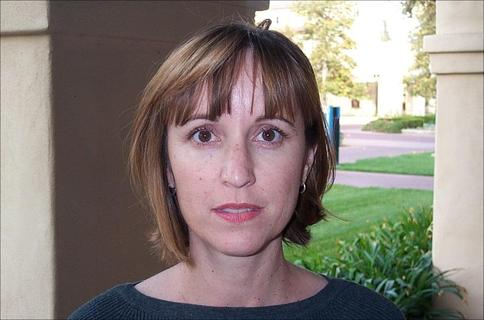
#> input picture caltech-101/101_ObjectCategories/Faces/image_0089.jpg, 484 x 320 px, found by its file name
$ python run_full_experiment.py
#> lines starting #> are read from the running program, lines starting #| are printed output that depends on the picture; after the words box and inside, x2 and y2 are one past the last pixel; in counts of white or black regions, pixels touching at a corner belong together; long printed decimals are rounded
### Code/Domain spatial/lsb_watermark.py
import cv2
import numpy as np

def string_to_bits(text):
    """Converts a string to a list of bits (0 or 1)."""
    bits = []
    for char in text:
        bin_char = bin(ord(char))[2:].zfill(8)
        bits.extend([int(b) for b in bin_char])
    return bits

def bits_to_string(bits):
    """Converts a list of bits back to a string."""
    chars = []
    for i in range(0, len(bits), 8):
        byte = bits[i:i+8]
        if len(byte) < 8:
            break
        char_code = int("".join(map(str, byte)), 2)
        chars.append(chr(char_code))
    return "".join(chars)

def int_to_16_bits(n):
    """Converts an integer to a 16-bit list."""
    return [int(b) for b in bin(n)[2:].zfill(16)]

def bits_to_int(bits):
    """Converts a list of bits (max 16) to an integer."""
    return int("".join(map(str, bits)), 2)

def embed_lsb(image, watermark_text):
    """
    Embeds a text watermark into the LSB of the image.
    Following Algorithm 1 from the paper.
    """
    # 1. Preprocess watermark into binary stream B
    data_bits = string_to_bits(watermark_text)
    L_data = len(data_bits)

    # 2. Prepend 16-bit header (length of data_bits)
    header_bits = int_to_16_bits(L_data)
    B = header_bits + data_bits
    L = len(B)

    # Ensure image is grayscale (as per requirements)
    if len(image.shape) == 3:
        image = cv2.cvtColor(image, cv2.COLOR_BGR2GRAY)

    iw = image.copy()
    h, w = iw.shape

    k = 0
    for i in range(h):
        for j in range(w):
            if k < L:
                # Replace LSB
                p = iw[i, j]
                # (p & 0xFE) clears the last bit, then | B[k] sets it to the watermark bit
                iw[i, j] = (p & 0xFE) | B[k]
                k += 1
            else:
                break
        if k >= L:
            break

    return iw

def extract_lsb(watermarked_image):
    """
    Extracts a text watermark from the LSB of the image.
    Following Algorithm 2 from the paper.
    """
    # Ensure image is grayscale
    if len(watermarked_image.shape) == 3:
        watermarked_image = cv2.cvtColor(watermarked_image, cv2.COLOR_BGR2GRAY)

    iw = watermarked_image
    h, w = iw.shape

    # 1. Extract 16-bit header
    header_bits = []
    k = 0
    for i in range(h):
        for j in range(w):
            if k < 16:
                p = iw[i, j]
                header_bits.append(p & 1)
                k += 1
            else:
                break
        if k >= 16:
            break

    L_data = bits_to_int(header_bits)

    # 2. Extract data bits
    data_bits = []
    count = 0
    # Reset loop to start after header
    # k is already 16, but we need the coordinates
    # We'll just run the same loop logic but skip the first 16 bits

    k = 0
    for i in range(h):
        for j in range(w):
            if k < 16:
                k += 1
                continue

            if count < L_data:
                p = iw[i, j]
                data_bits.append(p & 1)
                count += 1
                k += 1
            else:
                break
        if count >= L_data:
            break

    return bits_to_string(data_bits)

def calculate_nc(original_bits, extracted_bits):
    """
    Calculates Normalized Correlation (NC) between original and extracted bits.
    Formula from paper: NC = 1 - (sum(B(k) ^ B'(k)) / L)
    """
    if len(original_bits) != len(extracted_bits):
        # Pad or truncate if necessary, though they should be same length
        L = min(len(original_bits), len(extracted_bits))
        original_bits = original_bits[:L]
        extracted_bits = extracted_bits[:L]
    else:
        L = len(original_bits)

    if L == 0:
        return 0

    xor_sum = sum(b1 ^ b2 for b1, b2 in zip(original_bits, extracted_bits))
    return 1 - (xor_sum / L)

# [19 lines that do not run on import are left out]

### Code/pipeline_utils.py
import os
import cv2
import numpy as np

def select_test_images(base_dir, num_categories=101):
    """
    Selects one image from each category in Caltech 101.
    Converts to grayscale 8-bit and resizes to 512x512.
    """
    categories = sorted([d for d in os.listdir(base_dir) if os.path.isdir(os.path.join(base_dir, d))])

    # Exclude BACKGROUND_Google if present to stick to 101 object categories
    if "BACKGROUND_Google" in categories:
        categories.remove("BACKGROUND_Google")

    # Take up to 101 categories
    categories = categories[:num_categories]

    selected_images = []

    for cat in categories:
        cat_path = os.path.join(base_dir, cat)
        files = sorted([f for f in os.listdir(cat_path) if f.lower().endswith(('.jpg', '.jpeg', '.png'))])

        if files:
            img_path = os.path.join(cat_path, files[0]) # Take the first image
            img = cv2.imread(img_path)
            if img is not None:
                # Convert to grayscale 8-bit
                gray = cv2.cvtColor(img, cv2.COLOR_BGR2GRAY)
                # Resize to standard 512x512 for consistent watermarking
                resized = cv2.resize(gray, (512, 512))
                selected_images.append({
                    "category": cat,
                    "filename": files[0],
                    "image": resized
                })

    return selected_images

def attack_jpeg(image, quality=50):
    """
    Simulates JPEG compression attack.
    Encodes to JPEG and decodes back to return the distorted image.
    """
    encode_param = [int(cv2.IMWRITE_JPEG_QUALITY), quality]
    result, encimg = cv2.imencode('.jpg', image, encode_param)
    decimg = cv2.imdecode(encimg, cv2.IMREAD_GRAYSCALE)
    return decimg

def attack_resize(image):
    """
    Simulates resizing attack: Scale down to 50% and back up to 100%.
    """
    h, w = image.shape
    # Scale down by 50%
    small = cv2.resize(image, (w // 2, h // 2), interpolation=cv2.INTER_LINEAR)
    # Scale back up
    large = cv2.resize(small, (w, h), interpolation=cv2.INTER_LINEAR)
    return large

### Code/Domain frequency/dft_watermark.py
import cv2
import numpy as np

def string_to_bits(text):
    """Converts a string to a list of bits (0 or 1)."""
    bits = []
    for char in text:
        bin_char = bin(ord(char))[2:].zfill(8)
        bits.extend([int(b) for b in bin_char])
    return bits

def bits_to_string(bits):
    """Converts a list of bits back to a string."""
    chars = []
    for i in range(0, len(bits), 8):
        byte = bits[i:i+8]
        if len(byte) < 8:
            break
        char_code = int("".join(map(str, byte)), 2)
        chars.append(chr(char_code))
    return "".join(chars)

def int_to_16_bits(n):
    """Converts an integer to a 16-bit list."""
    return [int(b) for b in bin(n)[2:].zfill(16)]

def bits_to_int(bits):
    """Converts a list of bits (max 16) to an integer."""
    return int("".join(map(str, bits)), 2)

def generate_dft_coords(shape, num_bits, seed=42):
    """
    Generates unique, conjugate-symmetric coordinates in the mid-frequency band.
    Ensures that if (u, v) is picked, its conjugate (H-u, W-v) is handled.
    Uses permutation to ensure the first N coordinates are consistent regardless of num_bits.
    """
    h, w = shape
    rng = np.random.default_rng(seed)

    # Define mid-frequency band as an annulus
    # For a 512x512 image, center is at (256, 256) if shifted.
    # Without shift, DC is at (0,0).
    # We'll pick coordinates (u, v) such that they are in the "mid" frequencies.
    # To maintain symmetry and avoid DC/Nyquist:
    # We only pick from the top half (u < h/2) and exclude u=0.

    all_possible = []
    # Annulus-like selection in the unshifted spectrum
    for u in range(1, h // 2):
        for v in range(w):
            # Distance from DC (0,0) - considering wrap around
            dist_u = min(u, h - u)
            dist_v = min(v, w - v)
            dist = np.sqrt(dist_u**2 + dist_v**2)

            # Mid-frequency band: e.g., radius between 30 and 200
            if 30 <= dist <= 200:
                all_possible.append((u, v))

    if len(all_possible) < num_bits:
        raise ValueError(f"Not enough space in mid-frequency band. Need {num_bits}, have {len(all_possible)}")

    # Use permutation to ensure consistency
    indices = rng.permutation(len(all_possible))
    selected = [all_possible[i] for i in indices[:num_bits]]

    return selected

def embed_dft(image, watermark_text, alpha=0.1):
    """
    Embeds a text watermark into the DFT magnitudes.
    Following Algorithm 3 from the paper.
    """
    # 1. Preprocess watermark
    data_bits = string_to_bits(watermark_text)
    header_bits = int_to_16_bits(len(data_bits))
    B = header_bits + data_bits
    L = len(B)

    # Ensure grayscale and resize to 512x512 as per paper
    if len(image.shape) == 3:
        image = cv2.cvtColor(image, cv2.COLOR_BGR2GRAY)

    if image.shape != (512, 512):
        image = cv2.resize(image, (512, 512))

    img_float = image.astype(np.float64) / 255.0

    # 3. F = fft2(img)
    F = np.fft.fft2(img_float)

    # 4. Mag = |F|, 5. Phase = angle(F)
    mag = np.abs(F)
    phase = np.angle(F)

    # 6. Generate coordinates
    coords = generate_dft_coords(image.shape, L, seed=42)

    h, w = image.shape

    # 8-15. Modulate magnitudes
    for k in range(L):
        u, v = coords[k]
        # Symmetric coordinate for real-valued inverse FFT
        u_sym, v_sym = (h - u) % h, (w - v) % w

        if B[k] == 1:
            mag[u, v] *= (1 + alpha)
            mag[u_sym, v_sym] *= (1 + alpha)
        else:
            mag[u, v] *= (1 - alpha)
            mag[u_sym, v_sym] *= (1 - alpha)

    # 16. Fw = Mag * exp(j * Phase)
    Fw = mag * np.exp(1j * phase)

    # 17. Iw = real(ifft2(Fw))
    iw_float = np.real(np.fft.ifft2(Fw))

    # 18. Iw = im2uint8(Iw)
    iw = np.clip(iw_float * 255.0, 0, 255).astype(np.uint8)

    return iw

def extract_dft(watermarked_image, original_image, alpha=0.1):
    """
    Extracts a text watermark from the DFT magnitudes.
    Following Algorithm 4 from the paper. (Non-blind)
    """
    # Ensure grayscale
    if len(watermarked_image.shape) == 3:
        watermarked_image = cv2.cvtColor(watermarked_image, cv2.COLOR_BGR2GRAY)
    if len(original_image.shape) == 3:
        original_image = cv2.cvtColor(original_image, cv2.COLOR_BGR2GRAY)

    # Normalize
    iw_float = watermarked_image.astype(np.float64) / 255.0
    io_float = original_image.astype(np.float64) / 255.0

    # 3-4. FFT of both
    Fw = np.fft.fft2(iw_float)
    Fo = np.fft.fft2(io_float)

    mag_w = np.abs(Fw)
    mag_o = np.abs(Fo)

    # First, we need to know the length.
    # Extract 16-bit header first.
    h, w = watermarked_image.shape
    header_coords = generate_dft_coords((h, w), 16, seed=42)

    header_bits = []
    for u, v in header_coords:
        if mag_w[u, v] > mag_o[u, v]:
            header_bits.append(1)
        else:
            header_bits.append(0)

    L_data = bits_to_int(header_bits)
    # Sanity check: L_data shouldn't be larger than available space
    # Max bits for "document" is 64, but let's cap at 1000 for safety
    if L_data > 1000:
        L_data = 1000

    L_total = 16 + L_data

    # Now generate all coordinates
    all_coords = generate_dft_coords((h, w), L_total, seed=42)
    data_bits = []

    for k in range(16, L_total):
        u, v = all_coords[k]
        if mag_w[u, v] > mag_o[u, v]:
            data_bits.append(1)
        else:
            data_bits.append(0)

    return bits_to_string(data_bits)

def calculate_nc(original_bits, extracted_bits):
    """
    Calculates Normalized Correlation (NC) between original and extracted bits.
    """
    L = min(len(original_bits), len(extracted_bits))
    if L == 0: return 0
    xor_sum = sum(b1 ^ b2 for b1, b2 in zip(original_bits[:L], extracted_bits[:L]))
    return 1 - (xor_sum / L)

# [19 lines that do not run on import are left out]

### Code/hybrid_watermark.py
import numpy as np
import cv2
import sys
import os

# Ensure paths for imports
sys.path.append(os.path.join(os.getcwd(), 'Code', 'Domain spatial'))
sys.path.append(os.path.join(os.getcwd(), 'Code', 'Domain frequency'))

from lsb_watermark import embed_lsb, extract_lsb, string_to_bits as s2b_lsb, calculate_nc as nc_lsb
from dft_watermark import embed_dft, extract_dft, string_to_bits as s2b_dft, calculate_nc as nc_dft

def embed_hybrid(image, watermark_text, alpha=0.1):
    """
    Hybrid Embedding: Embeds watermark in DFT domain first,
    then embeds the same watermark in LSB of the result.
    """
    # 1. Embed in Frequency Domain (DFT)
    dft_marked = embed_dft(image, watermark_text, alpha=alpha)

    # 2. Embed in Spatial Domain (LSB)
    hybrid_marked = embed_lsb(dft_marked, watermark_text)

    return hybrid_marked

def extract_hybrid(watermarked_image, original_image, alpha=0.1):
    """
    Hybrid Extraction: Extracts from both domains and returns both.
    The caller can then decide how to evaluate (e.g., max NC).
    """
    # 1. Extract from Spatial Domain (LSB)
    text_lsb = extract_lsb(watermarked_image)

    # 2. Extract from Frequency Domain (DFT)
    text_dft = extract_dft(watermarked_image, original_image, alpha=alpha)

    return text_lsb, text_dft

def calculate_hybrid_nc(orig_bits, extr_text_lsb, extr_text_dft):
    """
    Calculates the best NC between the two domains.
    """
    nc1 = nc_lsb(orig_bits, s2b_lsb(extr_text_lsb))
    nc2 = nc_dft(orig_bits, s2b_dft(extr_text_dft))
    return max(nc1, nc2)

### Code/run_full_experiment.py
import os
import cv2
import numpy as np
import pandas as pd
from skimage.metrics import structural_similarity as ssim
import sys

# Add subdirectories to path to import watermark modules
sys.path.append(os.path.join(os.getcwd(), 'Code', 'Domain spatial'))
sys.path.append(os.path.join(os.getcwd(), 'Code', 'Domain frequency'))

from lsb_watermark import embed_lsb, extract_lsb, calculate_nc as nc_lsb, string_to_bits as s2b_lsb
from dft_watermark import embed_dft, extract_dft, calculate_nc as nc_dft, string_to_bits as s2b_dft
from hybrid_watermark import embed_hybrid, extract_hybrid, calculate_hybrid_nc
from pipeline_utils import select_test_images, attack_jpeg, attack_resize

def run_experiment():
    dataset_path = 'caltech-101/101_ObjectCategories'
    watermark_text = "document"
    orig_bits = s2b_lsb(watermark_text) # same for both

    print("Selecting 101 images from dataset...")
    test_set = select_test_images(dataset_path)
#> in select_test_images, img is the input picture: shape (320, 484, 3); mean B, G, R 121.3, 129, 137.9
#> in select_test_images, `gray = cv2.cvtColor(img, cv2.COLOR_BGR2GRAY)`:
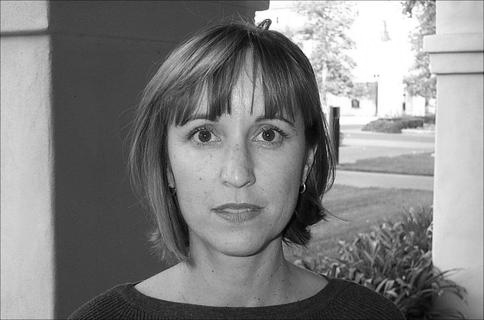
#> gray: shape (320, 484); min 1, max 255, mean 130.8
#> in select_test_images, `resized = cv2.resize(gray, (512, 512))`:
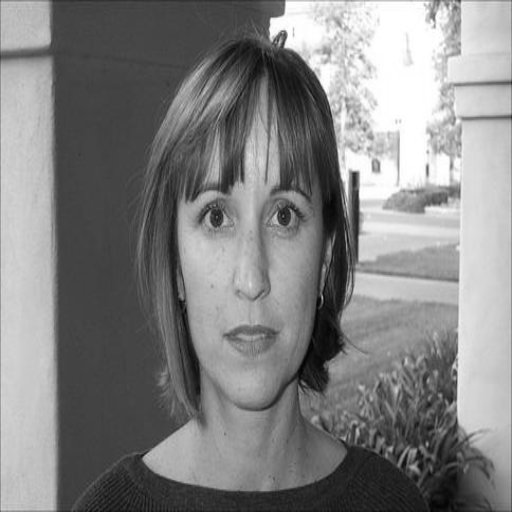
#> resized: shape (512, 512); min 2, max 255, mean 130.7
#> test_set = 1 item

    results = []

    for i, data in enumerate(test_set):
        cat = data['category']
#> cat = 'Faces'
        img = data['image']
        print(f"[{i+1}/101] Processing category: {cat}")
#| [1/101] Processing category: Faces

        # --- Algorithm 1: LSB (Spatial) ---
        marked_lsb = embed_lsb(img, watermark_text)
#> after the loop in embed_lsb, `for i in range(h):`: iw: shape (512, 512); 0.02% of pixels changed, all inside (x1, y1, x2, y2) = (2, 0, 80, 1)
#> after the loop in embed_lsb, `for i in range(h):`: k = 80
        ssim_lsb = ssim(img, marked_lsb)
#> ssim_lsb = 1

        # JPEG Attack
        jpg_lsb = attack_jpeg(marked_lsb, quality=50)
#> in attack_jpeg, `result, encimg = cv2.imencode('.jpg', image, encode_param)`: encimg = 19238 values, max 255 at index 0, min 0 at index 4, mean 126.6
        extr_jpg_lsb = extract_lsb(jpg_lsb)
#> after the loop in extract_lsb, `for i in range(h):`: header_bits = [1, 1, 1, 0, 0, 0, 0, 0, 1, 0, 0, 1, 1, 0, 1, 0]; k = 16
#> in extract_lsb, `L_data = bits_to_int(header_bits)`: L_data = 57498
#> after the loop in extract_lsb, `for i in range(h):`: data_bits = 57498 items; k = 57514
#> the loop in bits_to_string, `for i in range(0, len(bits), 8):` made 7188 passes
#> (i, byte) on passes 2 to 4: (8, [0, 0, 1, 1, 1, 1, 1, 0]), (16, [1, 1, 0, 0, 1, 1, 0, 1]), (24, [0, 0, 0, 1, 0, 1, 1, 0])
#> after the loop in bits_to_string, `for i in range(0, len(bits), 8):`: chars = 7187 items
        nc_jpg_lsb = nc_lsb(orig_bits, s2b_lsb(extr_jpg_lsb))
#> in calculate_nc, `L = min(len(original_bits), len(extracted_bits))`: L = 64
#> in calculate_nc, `original_bits = original_bits[:L]`: original_bits = 64 values, max 1 at index 1, min 0 at index 0, mean 0.562
#> in calculate_nc, `extracted_bits = extracted_bits[:L]`: extracted_bits = 64 values, max 1 at index 0, min 0 at index 1, mean 0.562
#> in calculate_nc, `xor_sum = sum(b1 ^ b2 for b1, b2 in zip(original_bits, extracted_bits))`: xor_sum = 36
#> nc_jpg_lsb = 0.438

        # Resize Attack
        res_lsb = attack_resize(marked_lsb)
        extr_res_lsb = extract_lsb(res_lsb)
#> the loop in bits_to_string (call 2), `for i in range(0, len(bits), 8):` made 3243 passes
#> (i, byte) on passes 2 to 4: (8, [0, 1, 0, 1, 1, 0, 0, 1]), (16, [0, 0, 0, 1, 0, 1, 0, 0]), (24, [1, 0, 0, 0, 1, 0, 0, 1])
        nc_res_lsb = nc_lsb(orig_bits, s2b_lsb(extr_res_lsb))
#> nc_res_lsb = 0.438

        # --- Algorithm 2: DFT (Frequency) ---
        marked_dft = embed_dft(img, watermark_text, alpha=0.1)
#> in embed_dft, `phase = np.angle(F)`:
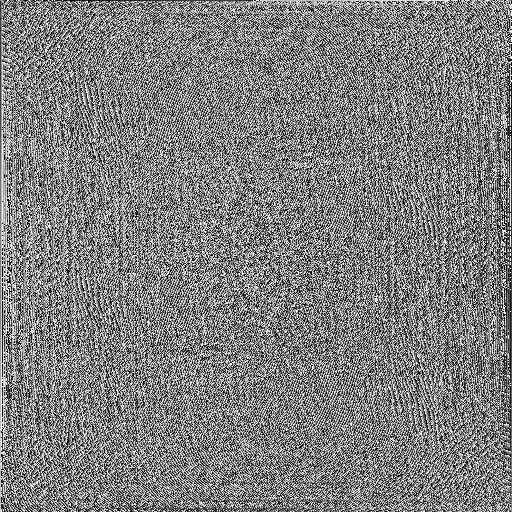
#> phase: shape (512, 512) float64; min -3.14, max 3.14, mean 1.2e-05; drawn with min black and max white
#> after the loop in embed_dft, `for k in range(L):`: mag: shape (512, 512) float64; min 0.0017, max 134313.2, mean 16.7
        ssim_dft = ssim(img, marked_dft)
#> ssim_dft = 0.998

        # JPEG Attack
        jpg_dft = attack_jpeg(marked_dft, quality=50)
        extr_jpg_dft = extract_dft(jpg_dft, img, alpha=0.1)
#> after the loop in extract_dft, `for u, v in header_coords:`: header_bits = [1, 1, 0, 0, 0, 0, 0, 0, 0, 0, 0, 1, 0, 0, 0, 0]
#> in extract_dft, `L_data = bits_to_int(header_bits)`: L_data = 49168
#> after the loop in extract_dft, `for k in range(16, L_total):`: data_bits = 1000 values, max 1 at index 0, min 0 at index 6, mean 0.551
#> the loop in bits_to_string, `for i in range(0, len(bits), 8):` made 125 passes
#> i on passes 18 to 29: 136, 144, 152, 160, 168, 176, 184, 192, 200, 208, 216, 224
#> (i, byte) on passes 2 to 7: (8, [0, 1, 0, 1, 1, 1, 1, 1]), (16, [0, 1, 0, 0, 1, 0, 1, 1]), (24, [0, 1, 1, 1, 0, 1, 0, 0]), (32, [0, 1, 1, 1, 0, 1, 0, 1]), (40, [0, 0, 1, 0, 1, 1, 1, 1]), (48, [0, 1, 1, 1, 1, 1, 0, 0])
        nc_jpg_dft = nc_dft(orig_bits, s2b_dft(extr_jpg_dft))

        # Resize Attack
        res_dft = attack_resize(marked_dft)
        extr_res_dft = extract_dft(res_dft, img, alpha=0.1)
        nc_res_dft = nc_dft(orig_bits, s2b_dft(extr_res_dft))

        # --- Algorithm 3: Hybrid (Spatial + Frequency) ---
        marked_hyb = embed_hybrid(img, watermark_text, alpha=0.1)
#> after the loop in embed_lsb (call 2), `for i in range(h):`: iw: shape (512, 512); min 2, max 255, mean 130.2
        ssim_hyb = ssim(img, marked_hyb)

        # JPEG Attack
        jpg_hyb = attack_jpeg(marked_hyb, quality=50)
        extr_jpg_hyb_lsb, extr_jpg_hyb_dft = extract_hybrid(jpg_hyb, img, alpha=0.1)
        nc_jpg_hyb = calculate_hybrid_nc(orig_bits, extr_jpg_hyb_lsb, extr_jpg_hyb_dft)

        # Resize Attack
        res_hyb = attack_resize(marked_hyb)
        extr_res_hyb_lsb, extr_res_hyb_dft = extract_hybrid(res_hyb, img, alpha=0.1)
        nc_res_hyb = calculate_hybrid_nc(orig_bits, extr_res_hyb_lsb, extr_res_hyb_dft)

        results.append({
            'Category': cat,
            'SSIM_LSB': ssim_lsb,
            'NC_JPEG_LSB': nc_jpg_lsb,
            'NC_Resize_LSB': nc_res_lsb,
            'SSIM_DFT': ssim_dft,
            'NC_JPEG_DFT': nc_jpg_dft,
            'NC_Resize_DFT': nc_res_dft,
            'SSIM_Hybrid': ssim_hyb,
            'NC_JPEG_Hybrid': nc_jpg_hyb,
            'NC_Resize_Hybrid': nc_res_hyb
        })

    df = pd.DataFrame(results)
    df.to_csv('experiment_results.csv', index=False)

    # Calculate Mean and Variance
    metrics_list = ['SSIM', 'NC_JPEG', 'NC_Resize']
    stats_data = {'Metric': metrics_list}

    for alg in ['LSB', 'DFT', 'Hybrid']:
        stats_data[f'Mean_{alg}'] = [df[f'{m}_{alg}'].mean() for m in metrics_list]
        stats_data[f'Var_{alg}'] = [df[f'{m}_{alg}'].var() for m in metrics_list]

    df_stats = pd.DataFrame(stats_data)
    df_stats.to_csv('experiment_stats.csv', index=False)

    print("\nExperiment Complete. Summary Statistics:")
    print(df_stats)
#|       Metric  Mean_LSB  Var_LSB  Mean_DFT  Var_DFT  Mean_Hybrid  Var_Hybrid
#| 0       SSIM    1.0000      NaN  0.9978      NaN     0.9978         NaN
#| 1    NC_JPEG    0.4375      NaN  0.6875      NaN     0.6719         NaN
#| 2  NC_Resize    0.4375      NaN  0      NaN     0.5469         NaN

if __name__ == "__main__":
    run_experiment()
